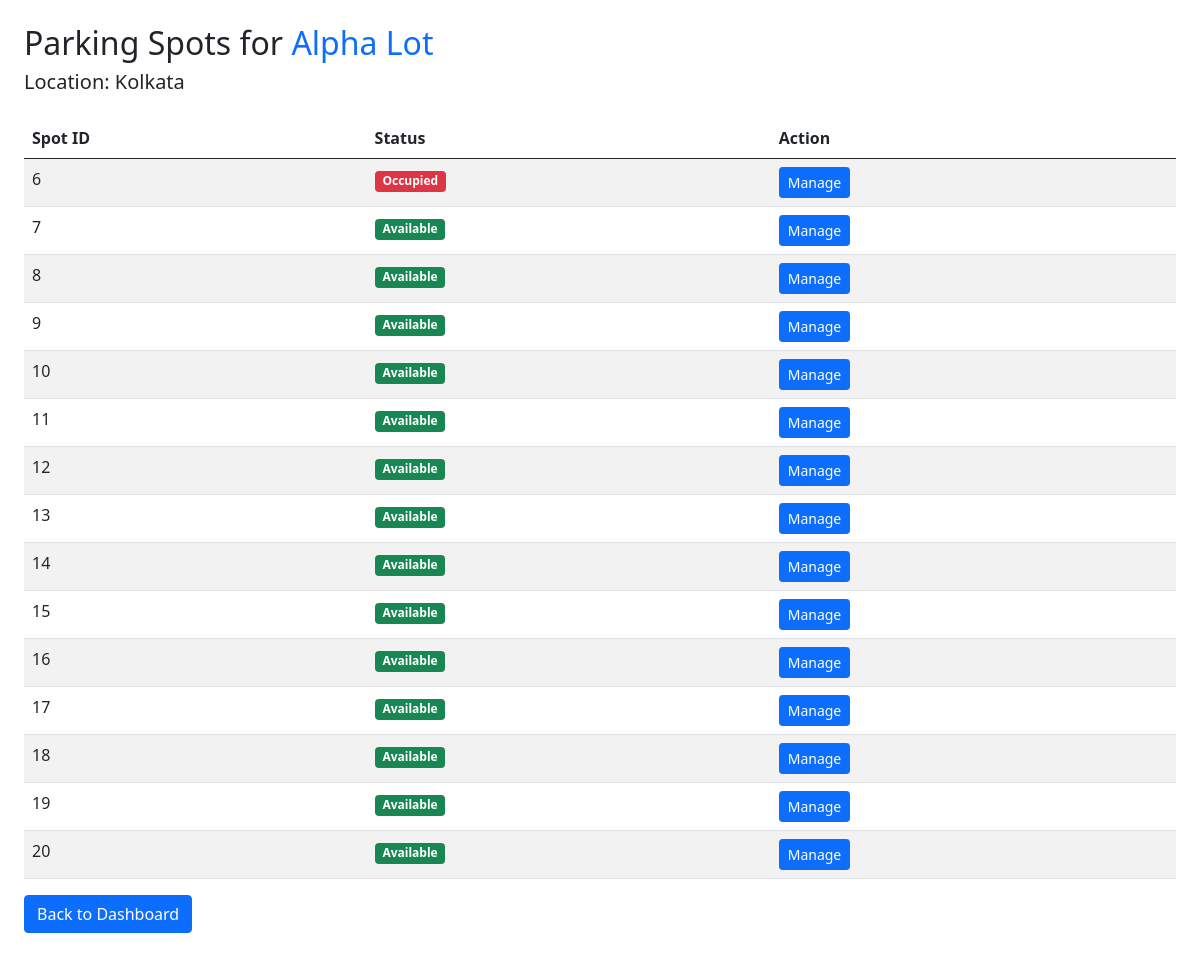
/view_spots/2, run on the app's committed database.
### backend/models.py (models this page shows, shortened)
class ParkingLot(db.Model):
    __tablename__ = "parking_lot"
    id = db.Column(db.Integer, primary_key=True)
    prime_location_name = db.Column(db.String(100), nullable=False)
    name = db.Column(db.String(100))
    address = db.Column(db.String(200))
    pincode = db.Column(db.String(10))
    price_per_hour = db.Column(db.Float, nullable=False)
    total_spots = db.Column(db.Integer, nullable=False)
    created_date = db.Column(db.DateTime, default=datetime.utcnow)
    location = db.Column(db.String(255))
    spots = db.relationship('ParkingSpot', backref='lot', lazy=True)  # relationship to ParkingSpot

class ParkingSpot(db.Model):
    __tablename__ = "parking_spots"
    id = db.Column(db.Integer, primary_key=True)
    lot_id = db.Column(db.Integer, db.ForeignKey('parking_lot.id'), nullable=False)
    status = db.Column(db.String(1), nullable=False, default='A')
    reservations = db.relationship('Reservation', backref='spot', lazy=True)

### backend/controllers.py (the view)
    @app.route("/view_spots/<int:lot_id>")
    def view_spots(lot_id):
        lot = ParkingLot.query.get_or_404(lot_id)
        spots = ParkingSpot.query.filter_by(lot_id=lot.id).all()
        return render_template("view_spots.html", lot=lot, spots=spots)

### templates/view_spots.html (shortened to what this page needs)
<!DOCTYPE html>
<html lang="en">
<head>
  <link href="https://cdn.jsdelivr.net/npm/bootstrap@5.0.2/dist/css/bootstrap.min.css" rel="stylesheet">
</head>
<body class="p-4">
<h2>Parking Spots for <span class="text-primary">{{ lot.name }}</span></h2>
<h5>Location: {{ lot.location }}</h5>
<table class="table table-striped mt-4">
  <thead>
    <tr>
      <th>Spot ID</th>
      <th>Status</th>
      <th>Action</th>
    </tr>
  </thead>
  <tbody>
    {% for spot in spots %}
    <tr>
      <td>{{ spot.id }}</td>
      <td>
        {% if spot.status == 'A' %}
          <span class="badge bg-success">Available</span>
        {% else %}
          <span class="badge bg-danger">Occupied</span>
        {% endif %}
      </td>
      <td>
        <button class="btn btn-sm btn-primary" onclick="openCard({{ spot.id }}, '{{ spot.status }}')">Manage</button>
      </td>
    </tr>
    {% endfor %}
  </tbody>
</table>
<a href="/admin_dashboard" class="btn btn-primary">Back to Dashboard</a>
</body>
</html>

### data on the page
ParkingLot: name "Alpha Lot", location "Kolkata"
ParkingSpot: id "6", status "Occupied"
ParkingSpot: id "7", status "Available"
ParkingSpot: id "8", status "Available"
ParkingSpot: id "9", status "Available"
ParkingSpot: id "10", status "Available"
ParkingSpot: id "11", status "Available"
ParkingSpot: id "12", status "Available"
ParkingSpot: id "13", status "Available"
ParkingSpot: id "14", status "Available"
ParkingSpot: id "15", status "Available"
ParkingSpot: id "16", status "Available"
ParkingSpot: id "17", status "Available"
ParkingSpot: id "18", status "Available"
ParkingSpot: id "19", status "Available"
ParkingSpot: id "20", status "Available"
